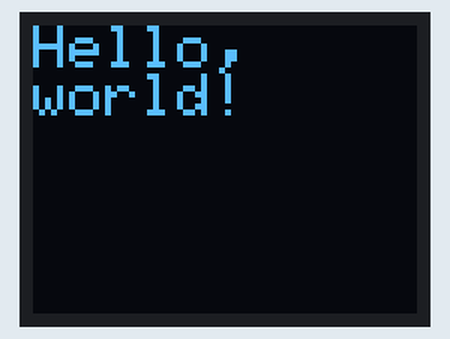
The sketch below on a simulated Arduino Uno, built with avr-gcc and run on an emulated ATmega328P. Shown: 64×48 one-colour display.

Above: at 0.1 s.

The sketch:

Hello_Microview.ino
```cpp
#include <MicroView.h>

void setup()
{
  uView.begin();
  uView.clear(PAGE);
  uView.print("Hello,\nworld!");
  uView.display();
}

void loop() {}
```
